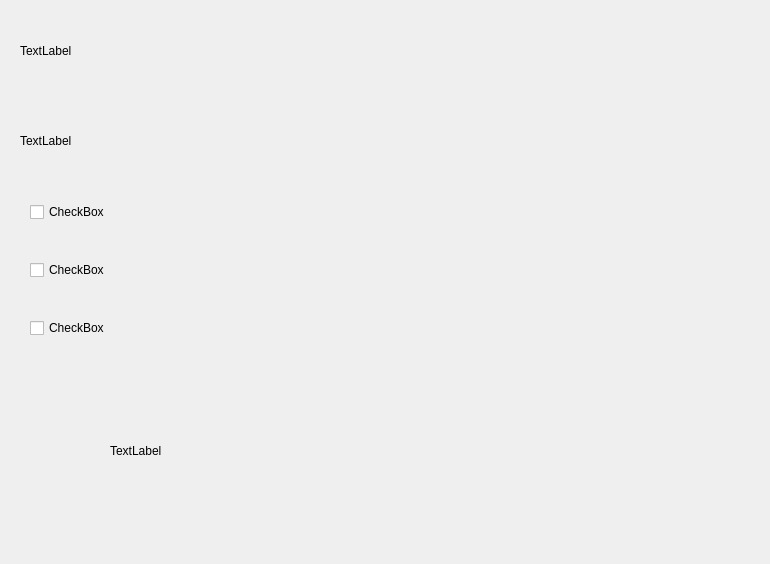
<?xml version="1.0" encoding="UTF-8"?>
<ui version="4.0">
 <class>Dialog</class>
 <widget class="QDialog" name="Dialog">
  <property name="geometry">
   <rect>
    <x>0</x>
    <y>0</y>
    <width>770</width>
    <height>564</height>
   </rect>
  </property>
  <property name="windowTitle">
   <string>Dialog</string>
  </property>
  <widget class="QLabel" name="label">
   <property name="geometry">
    <rect>
     <x>20</x>
     <y>20</y>
     <width>731</width>
     <height>61</height>
    </rect>
   </property>
   <property name="text">
    <string>TextLabel</string>
   </property>
  </widget>
  <widget class="QLabel" name="label_2">
   <property name="geometry">
    <rect>
     <x>110</x>
     <y>400</y>
     <width>361</width>
     <height>101</height>
    </rect>
   </property>
   <property name="text">
    <string>TextLabel</string>
   </property>
  </widget>
  <widget class="QWidget" name="verticalLayoutWidget">
   <property name="geometry">
    <rect>
     <x>30</x>
     <y>170</y>
     <width>271</width>
     <height>201</height>
    </rect>
   </property>
   <layout class="QVBoxLayout" name="verticalLayout">
    <item>
     <widget class="QCheckBox" name="checkBox_2">
      <property name="text">
       <string>CheckBox</string>
      </property>
     </widget>
    </item>
    <item>
     <widget class="QCheckBox" name="checkBox_3">
      <property name="text">
       <string>CheckBox</string>
      </property>
     </widget>
    </item>
    <item>
     <widget class="QCheckBox" name="checkBox">
      <property name="text">
       <string>CheckBox</string>
      </property>
     </widget>
    </item>
   </layout>
  </widget>
  <widget class="QLabel" name="label_3">
   <property name="geometry">
    <rect>
     <x>20</x>
     <y>120</y>
     <width>251</width>
     <height>41</height>
    </rect>
   </property>
   <property name="text">
    <string>TextLabel</string>
   </property>
  </widget>
 </widget>
 <resources/>
 <connections/>
</ui>
